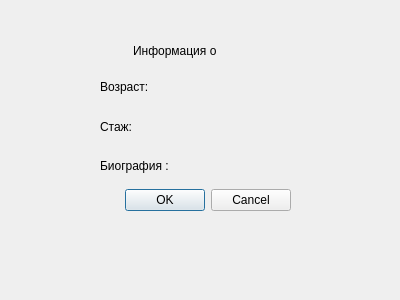
<?xml version="1.0" encoding="UTF-8"?>
<ui version="4.0">
 <class>Dialog</class>
 <widget class="QDialog" name="Dialog">
  <property name="geometry">
   <rect>
    <x>0</x>
    <y>0</y>
    <width>400</width>
    <height>300</height>
   </rect>
  </property>
  <property name="windowTitle">
   <string>Dialog</string>
  </property>
  <widget class="QWidget" name="verticalLayoutWidget">
   <property name="geometry">
    <rect>
     <x>100</x>
     <y>70</y>
     <width>191</width>
     <height>141</height>
    </rect>
   </property>
   <layout class="QVBoxLayout" name="verticalLayout">
    <item>
     <widget class="QLabel" name="age_label">
      <property name="text">
       <string>Возраст:</string>
      </property>
     </widget>
    </item>
    <item>
     <widget class="QLabel" name="exp_label">
      <property name="text">
       <string>Стаж: </string>
      </property>
     </widget>
    </item>
    <item>
     <widget class="QLabel" name="bio_label">
      <property name="text">
       <string>Биография :</string>
      </property>
     </widget>
    </item>
    <item>
     <widget class="QDialogButtonBox" name="buttonBox">
      <property name="orientation">
       <enum>Qt::Horizontal</enum>
      </property>
      <property name="standardButtons">
       <set>QDialogButtonBox::Cancel|QDialogButtonBox::Ok</set>
      </property>
     </widget>
    </item>
   </layout>
  </widget>
  <widget class="QWidget" name="horizontalLayoutWidget">
   <property name="geometry">
    <rect>
     <x>100</x>
     <y>30</y>
     <width>191</width>
     <height>41</height>
    </rect>
   </property>
   <layout class="QHBoxLayout" name="horizontalLayout">
    <item>
     <spacer name="horizontalSpacer">
      <property name="orientation">
       <enum>Qt::Horizontal</enum>
      </property>
      <property name="sizeHint" stdset="0">
       <size>
        <width>40</width>
        <height>20</height>
       </size>
      </property>
     </spacer>
    </item>
    <item>
     <widget class="QLabel" name="info_label">
      <property name="text">
       <string>Информация о            </string>
      </property>
     </widget>
    </item>
    <item>
     <spacer name="horizontalSpacer_2">
      <property name="orientation">
       <enum>Qt::Horizontal</enum>
      </property>
      <property name="sizeHint" stdset="0">
       <size>
        <width>40</width>
        <height>20</height>
       </size>
      </property>
     </spacer>
    </item>
   </layout>
  </widget>
 </widget>
 <resources/>
 <connections>
  <connection>
   <sender>buttonBox</sender>
   <signal>accepted()</signal>
   <receiver>Dialog</receiver>
   <slot>accept()</slot>
   <hints>
    <hint type="sourcelabel">
     <x>248</x>
     <y>254</y>
    </hint>
    <hint type="destinationlabel">
     <x>157</x>
     <y>274</y>
    </hint>
   </hints>
  </connection>
  <connection>
   <sender>buttonBox</sender>
   <signal>rejected()</signal>
   <receiver>Dialog</receiver>
   <slot>reject()</slot>
   <hints>
    <hint type="sourcelabel">
     <x>316</x>
     <y>260</y>
    </hint>
    <hint type="destinationlabel">
     <x>286</x>
     <y>274</y>
    </hint>
   </hints>
  </connection>
 </connections>
</ui>
